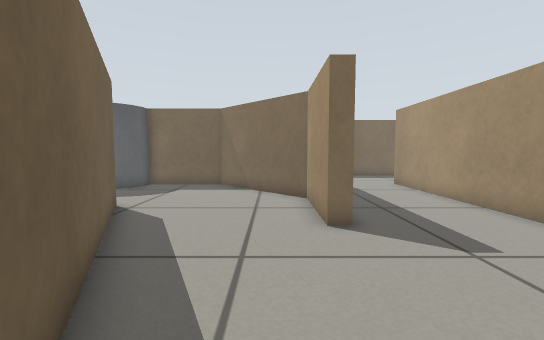
View 1 (above)

24 first-person views from a walk through a world built for the Gazebo simulator. The camera is 0.45 m above the floor, tilts 4° down and sees 90° across. The floor is counted in squares, 0.25 m on a side. Each view is taken from the middle of a square. On the plan, view 1 faces up. The plan holds only what a view shows up to about 15 squares ahead; the rest is blank.

View 2
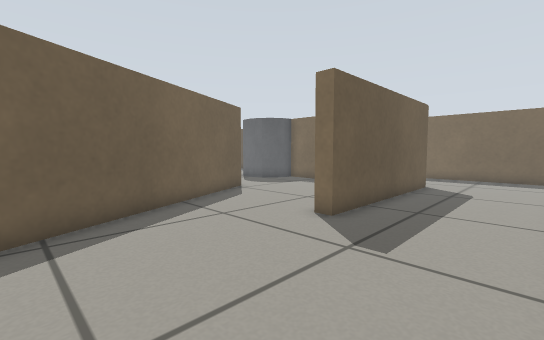

View 3
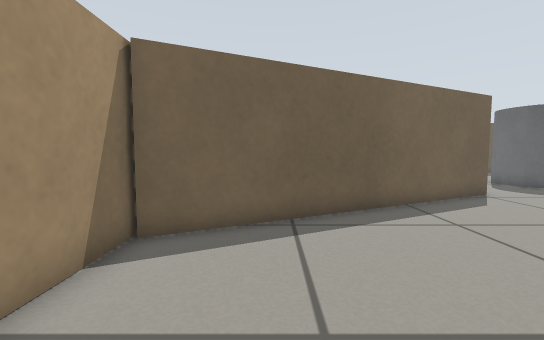

View 4
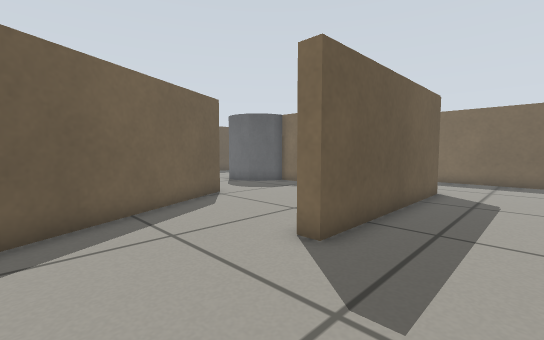

View 5
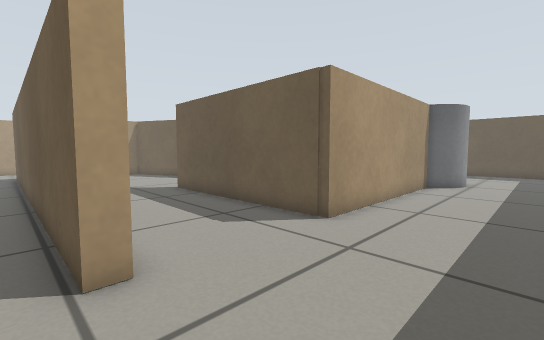

View 6
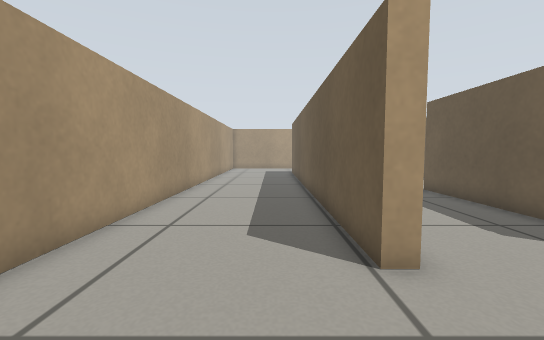

View 7
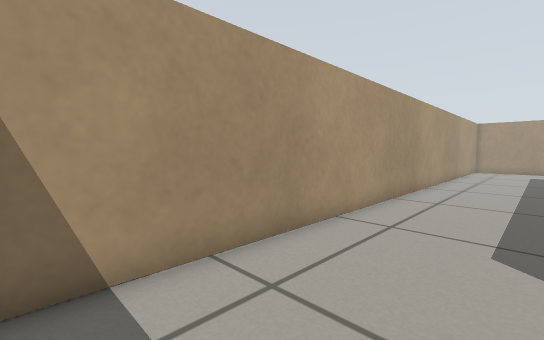

View 8
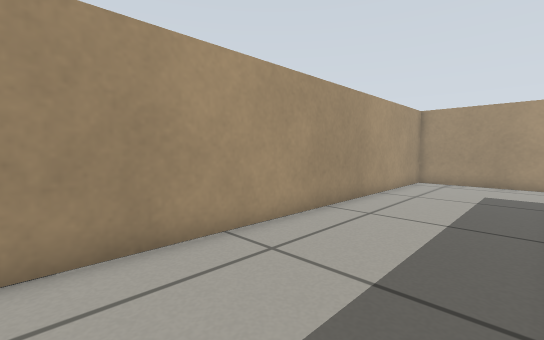

View 9
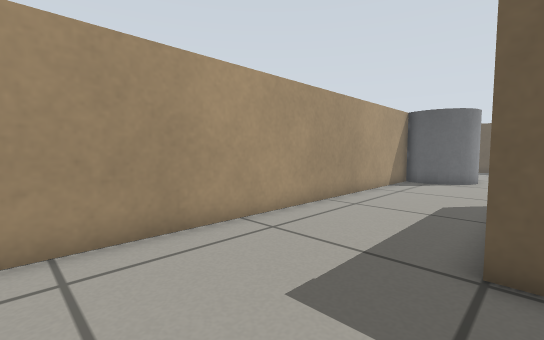

View 10
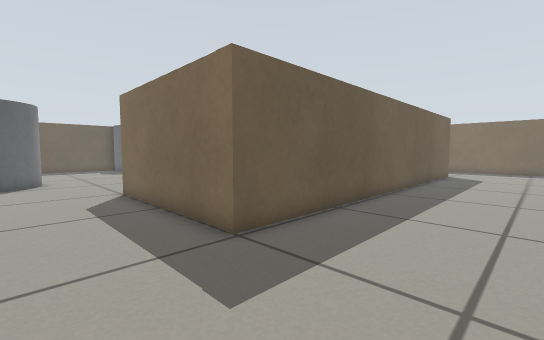

View 11
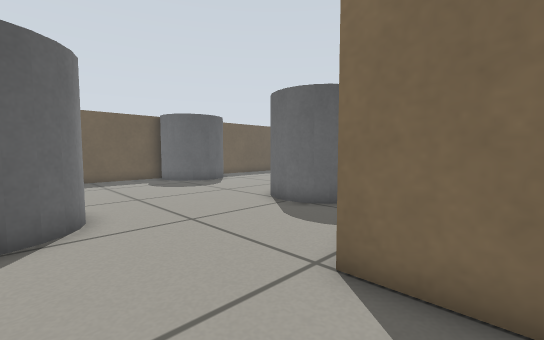

View 12
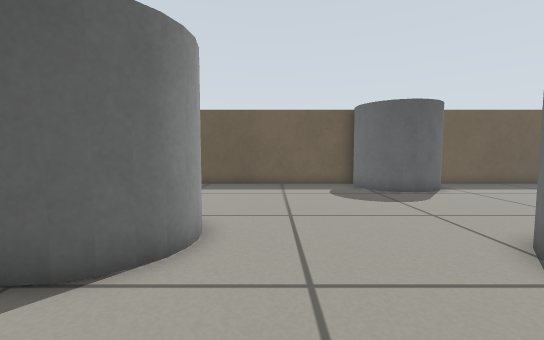

View 13
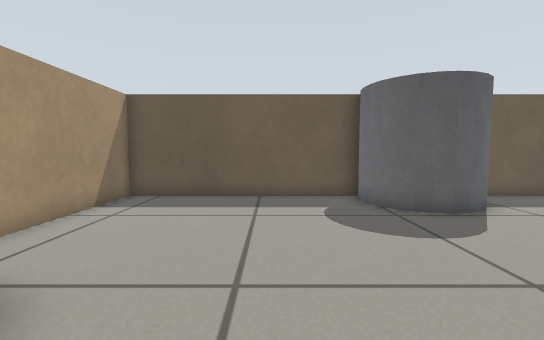

View 14
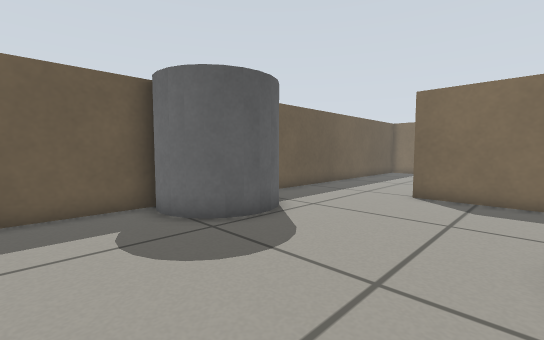

View 15
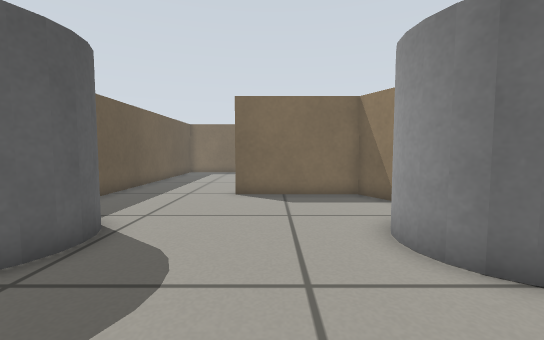

View 16
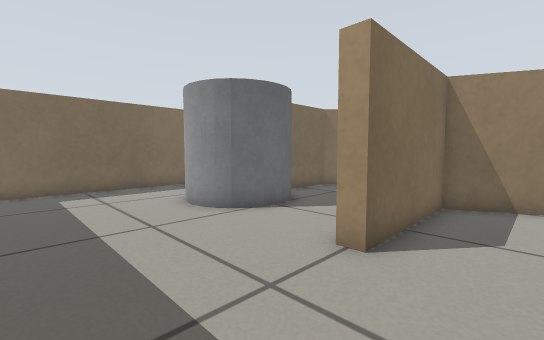

View 17
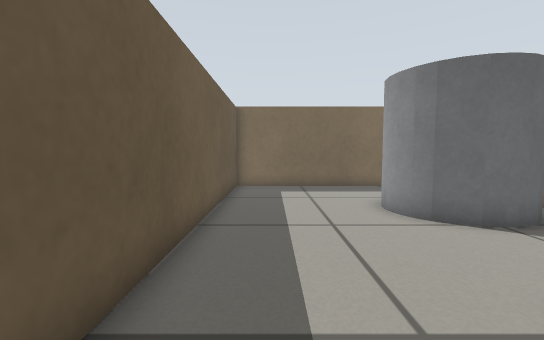

View 18
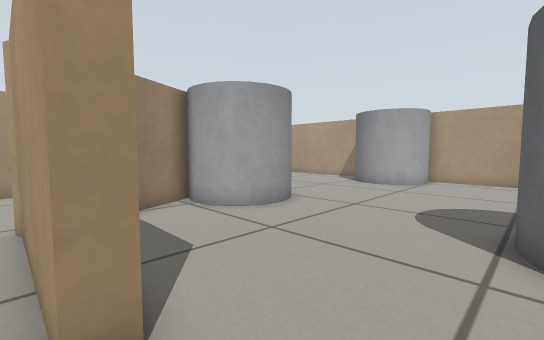

View 19
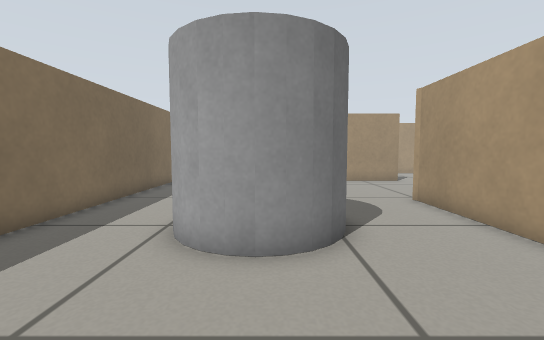

View 20
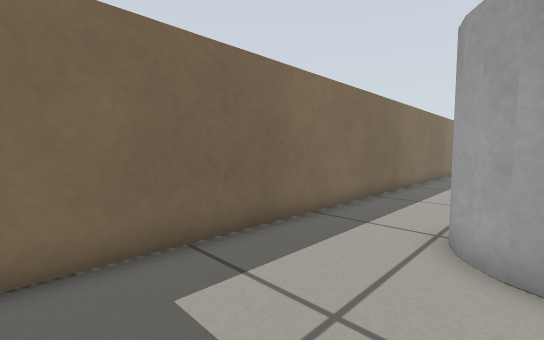

View 21
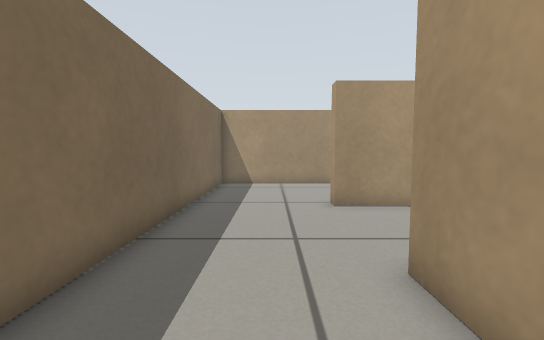

View 22
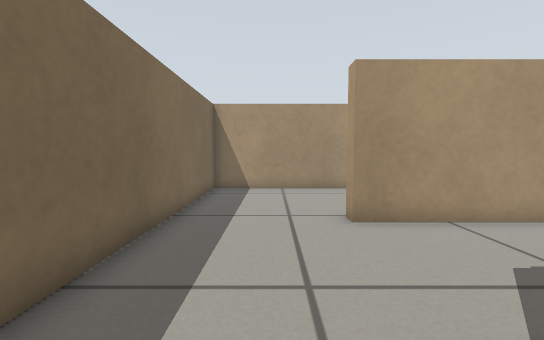

View 23
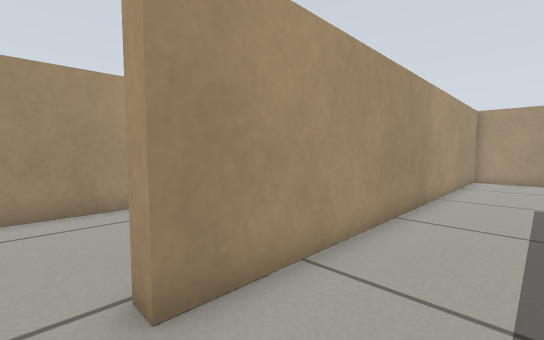

View 24
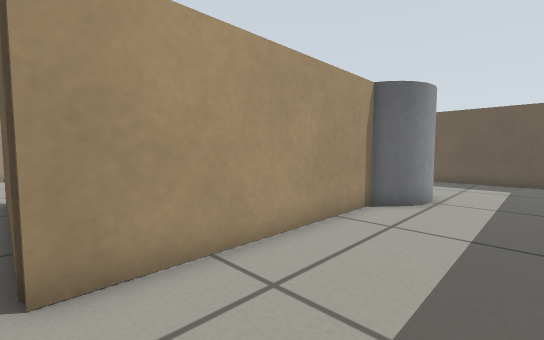

### Floor plan
Key: @ floor where view 1 was taken; # wall or solid block; . floor; C grey cylinder.
Columns run from 16 left of view 1 to 13 right of it. Each row starts with its distance up from view 1.
 20 ##############################
 19 #............................#
 18 #............................#
 17 #............................#
 16 #.....CCCC...................#
 15 #.....C  ##########..........#
 14 #.....C  C....##  #....#.....#
 13 #.....CCCC.....## #....#.....#
 12 #......CC.......###....#.....#
 11 #................##....#.....#
 10 #................##....#.....#
  9 #.....######.....##....#.....#
  8 #.....######.....##....#.....#
  7 #..........##....##....#.....#
  6 #...........#..........#.....#
  5 #...........##.........#.....#
  4   C.......CCC#.........#.....#
  3    C......C  C#........#.....#
  2    C......C   #........#.....#
  1 # CC......CCCC##.......#.....#
  0 #CC........CC..#@......#.....#
 -1 #..............##......#.....#
 -2 #...............#......#.....#
 -3 #...............########.....#
 -4 #............................#
 -5 #............................#
 -6 #.......CCCC.................#
 -7 #.......C  C.................#
 -8 #.......C  C.................#
 -9 ########    ##################

Positions as (right, up) in squares from view 1, and headings:
1: (0, 0), facing up
2: (6, 0), facing up-left
3: (6, 0), facing left
4: (5, 2), facing up-left
5: (8, 19), facing down-left
6: (9, 19), facing down
7: (9, 19), facing down-right
8: (8, 8), facing down-right
9: (12, -3), facing down-left
10: (12, -7), facing up-left
11: (2, -7), facing up-left
12: (-1, -4), facing left
13: (-5, -3), facing left
14: (-7, -3), facing up-left
15: (-9, -3), facing up
16: (-15, 6), facing up-right
17: (-14, 6), facing up
18: (-13, 9), facing down-right
19: (-15, 14), facing right
20: (-15, 15), facing up-right
21: (-2, 17), facing right
22: (0, 17), facing right
23: (4, 16), facing down-right
24: (2, 19), facing down-left
